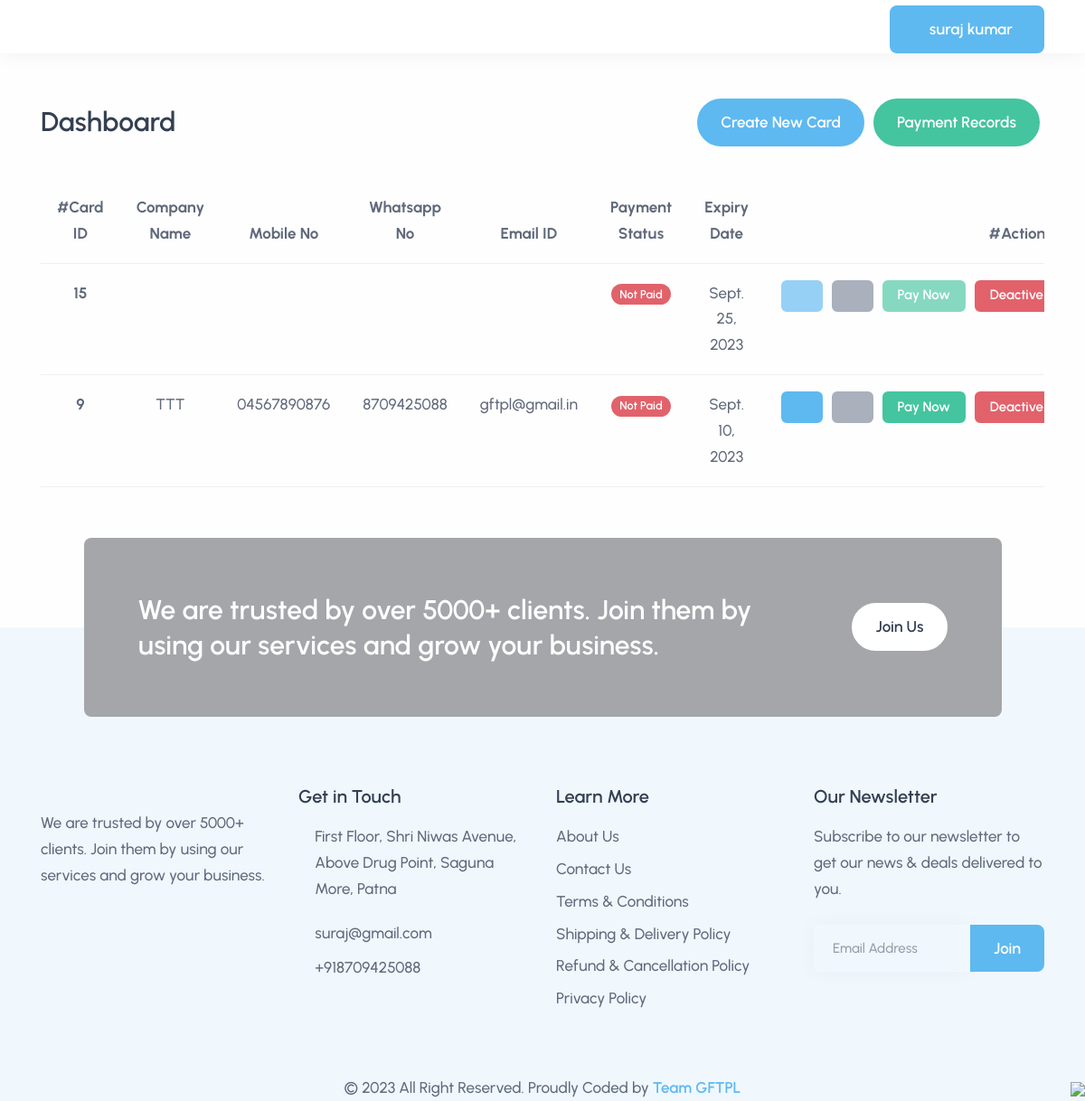
/dashboard (signed in), run on the app's committed database.
### Accounts/models.py (models this page shows)
class User(AbstractUser):
    CHOICE = (('Customer','Customer'),('Employee','Employee'),('Corporate','Corporate'),('Franchise','Franchise'))
    full_name = models.CharField(max_length=100,blank=True,null=True)
    user_type = models.CharField(max_length = 100 ,choices = CHOICE,null=True)
    card_access = models.BooleanField(default = False,null=True)
    def __str__(self):
        if not self.full_name:
            return self.username
        else:
            return self.full_name

### Cards/models.py (models this page shows, shortened)
class Cards(models.Model):
    user = models.ForeignKey(User,on_delete = models.PROTECT)
    slug = models.SlugField(null=True,blank=True,unique= True)
    payment_status = models.BooleanField(default = False)
    is_active = models.BooleanField(default = False,null=True)
    views = models.IntegerField(default = 0)
    expiry_date = models.DateField(null=True,blank= True)
    is_expire = models.BooleanField(default = False,null=True)
    currency = models.CharField(max_length = 50 ,null=True)
    is_delete =  models.BooleanField(default = False,null=True)
    active_deactive = models.BooleanField(default = True,null=True)
    def get_basicInfo(self):
        obj = ComInfo.objects.filter(card_id = self.id).last()
        return obj

class ComInfo(models.Model):
    card_id = models.ForeignKey(Cards,on_delete = models.PROTECT)
    company_name = models.CharField(max_length=100,null=True)
    name = models.CharField(max_length=100,null=True)
    designation=models.CharField(max_length=100,blank=True,null=True)
    contact_number_1 = models.CharField(max_length=50,null=True)
    contact_number_2 = models.CharField(max_length=50,blank=True,null=True)
    whatsapp_number_1 = models.CharField(max_length=50,blank=True,null=True)
    whatsapp_number_2 = models.CharField(max_length=50, blank=True,null=True)
    landline_number = models.CharField(max_length=50,blank=True,null=True)
    email = models.EmailField(null=True)
    website_url=models.CharField(max_length = 800,blank=True,null=True)
    google_map_link = models.CharField(max_length = 600,null = True,blank=True)
    profile_picture = models.ImageField(upload_to=rename_file,null=True)
    logo = models.ImageField(upload_to=rename_file,null=True)
    city=models.CharField(max_length=100,null=True)
    state=models.CharField(max_length=100,null=True)
    country = models.CharField(max_length=50,null=True)
    address=models.TextField(null=True,blank=True)

### config/models.py (models this page shows)
class Footer(models.Model):
    phone_no = models.CharField(max_length = 20)
    whatsapp_no = models.CharField(max_length = 20,null=True)
    email = models.EmailField()
    address = models.TextField()
    twitter_link = models.URLField(blank = True)
    facebook_link = models.URLField(blank = True)
    instagram_link = models.URLField(blank = True)
    youtube_link = models.URLField(blank = True)
    image=models.ImageField(upload_to="rename__file")
    joinus_description = models.TextField(null=True,blank = True)
    footer_description = models.TextField(null=True,blank = True)

### Cards/views.py (the view)
# urls.py: path('dashboard', views.MyDashboard, name='mycard'),
@login_required
def MyDashboard(request):
    card = Cards.objects.filter(user = request.user,is_delete = False).order_by('-id')
    ctx = {
        'card':card,
        'footer':Footer.objects.all().last(),
        'websitelogo': WebSiteLogo.objects.all().last()
    }
    return render(request,'cards/dashboard.html',ctx)

### templates/cards/dashboard.html (shortened to what this page needs)
{% load static %}
<!DOCTYPE html>
<html lang="en">
<head>
  <link rel="stylesheet" href="{% static 'assets/css/plugins.css' %}">
  <link rel="stylesheet" href="{% static 'assets/css/style.css' %}">
  <link rel="stylesheet" href="{% static 'assets/css/colors/sky.css' %}">
  <link rel="preload" href="{% static 'assets/css/fonts/urbanist.css' %}" as="style" onload="this.rel='stylesheet'">
  <link rel="stylesheet" href="{% static 'assets/css/custom.css' %}">
  <link rel="stylesheet" href="{% static 'assets/css/template-css/template.css' %}">
  <link rel="stylesheet" href="{% static 'assets/icofont/icofont.min.css' %}">
  <link rel="stylesheet" href="https://cdnjs.cloudflare.com/ajax/libs/font-awesome/4.7.0/css/font-awesome.min.css">
</head>
<body>
  <div class="content-wrapper">
    <header class="wrapper bg-light">
      <nav class="navbar navbar-expand-lg classic transparent navbar-light" id="navbar-example2" style="box-shadow: 0 0 1.25rem rgba(30,34,40,.06);
        background: rgba(255,255,255,.97);">
        <div class="container flex-lg-row flex-nowrap align-items-center">
          <div class="navbar-brand w-100">
            <a href="/">
            </a>
          </div>
          <div class="navbar-other ms-lg-4">
            <ul class="navbar-nav flex-row align-items-center ms-auto">
              {% if user.is_authenticated %}
              <div class="dropdown">
                <button class="btn btn-primary dropdown-toggle " type="button" data-bs-toggle="dropdown"
                  aria-expanded="false">
                  <i class="uil uil-user mr-2"> </i>
                  &nbsp;{{ request.user }}
                </button>
              </div>
              {% endif %}
            </ul>
          </div>
        </div>
      </nav>
    </header>
    <section class="wrapper bg-light" id="home">
      <div class="container pt-8 pt-md-10 pb-4 pb-md-5 text-center">
        <div class="row gx-lg-8 gx-xl-12 gy-10 gy-xl-0 mb-14 align-items-center">
          <h2 class="text-start card-heading">Dashboard
            <div class="mt-2 mt-sm-0">
              <a href="{% url 'payment_records' %}"
                class="btn btn-success rounded-pill mx-1 mb-2 mb-md-0 float-end">Payment Records</a>
              <a href="{% url 'create_card' %}" class="btn btn-primary rounded-pill mx-1 mb-2 mb-md-0 float-end">Create
                New Card</a>
            </div>
          </h2>
          <div class="col-sm-12 table-card mt-5 mb-4">
            <div class="table-responsive">
              <table class="table table-hover">
                <thead>
                  <tr>
                    <th scope="col">#Card ID</th>
                    <th scope="col">Company Name</th>
                    <th scope="col">Mobile No</th>
                    <th scope="col">Whatsapp No</th>
                    <th scope="col">Email ID</th>
                    <th scope="col">Payment Status</th>
                    <th scope="col">Expiry Date</th>
                    <th scope="col">#Action</th>
                  </tr>
                </thead>
                <tbody>
                  {% for obj in card %}
                  <tr>
                    <th scope="row">{{obj.id}}</th>
                    <td>{{obj.get_basicInfo.company_name}}</td>
                    <td>{{obj.get_basicInfo.contact_number_1}}</td>
                    <td>{{obj.get_basicInfo.whatsapp_number_1}}</td>
                    <td>{{obj.get_basicInfo.email}}</td>
                    <td>
                      {% if obj.payment_status is True %}
                      <span class="badge bg-success rounded-pill">Paid</span>
                      {% else %}
                      <span class="badge bg-red rounded-pill">Not Paid</span>
                      {% endif %}
                    </td>
                    <td>{{ obj.expiry_date }}</td>
                    <td>
                      <div class="d-flex buttons-div">
                        {% if obj.slug and obj.active_deactive is True %}
                        <a href="{% url 'card_template_view' obj.slug  %}" target="_blank"
                          class="btn btn-sky rounded-pill me-2">
                          <i class="uil uil-eye"></i>
                        </a>
                        {% else %}
                        <a href="" class="btn btn-sky rounded-pill me-2 disabled">
                          <i class="uil uil-eye"></i>
                        </a>
                        {% endif %}
                        <a href="{% url 'add_company_info' obj.id %}" class="btn btn-secondary rounded-pill me-2">
                          <i class="uil uil-pen"></i>
                        </a>
                        {% if obj.is_expire is True or obj.payment_status is False %}
                        {% if obj.get_basicInfo %}
                        <a href="{% url 'card_pricing' obj.id %}" class="btn btn-green rounded-pill me-2">Pay Now</a>
                        {% else %}
                        <a href="" class="btn btn-green rounded-pill disabled me-2">Pay Now</a>
                        {% endif %}
                        {% else %}
                        <a href="" class="btn btn-green rounded-pill disabled me-2">Paid</a>
                        {% endif %}
                        {% if obj.active_deactive is True %}
                        <button class="btn btn-danger rounded-pill mb-3 me-2" data-bs-toggle="modal"
                          data-bs-target="#activedeactiveModal{{obj.id}}">
                          <span>Deactive</span>
                        </button>
                        {% else %}
                        <button class="btn btn-primary rounded-pill mb-3 me-2" data-bs-toggle="modal"
                          data-bs-target="#activedeactiveModal{{obj.id}}">
                          <span>Active</span>
                        </button>
                        {% endif %}
                        {% endfor %}
                </tbody>
              </table>
            </div>
          </div>
        </div>
      </div>
    </section>
  </div>
  <footer class="bg-soft-primary">
    <div class="container">
      <div class="row">
        {% if footer %}
        <div class="col-xl-11 col-xxl-10 mx-auto">
          <div class="card image-wrapper bg-full bg-image bg-overlay bg-overlay-400 mt-n50p mb-n5"
            data-image-src="{{ footer.image.url }}">
            <div
              class="card-body p-6 p-md-11 d-lg-flex flex-row align-items-lg-center justify-content-md-between text-center text-lg-start">
              <h3 class="display-6 mb-6 mb-lg-0 pe-lg-15 pe-xxl-18 text-white">
                {{ footer.joinus_description }}
              </h3>
              <a href="#" class="btn btn-white rounded-pill mb-0 text-nowrap">Join Us</a>
            </div>
          </div>
          {% endif %}
        </div>
      </div>
    </div>
    <div class="container pb-12 ">
      <div class="row gy-6 gy-lg-0">
        <div class="col-md-4 col-lg-3">
          <div class="widget">
            <p>{{footer.footer_description}}</p>
            <nav class="nav social">
              <a href="{{ footer.twitter_link }}" target="_blank"><i class="uil uil-twitter"></i></a>
              <a href="{{ footer.facebook_link }}" target="_blank"><i class="uil uil-facebook-f"></i></a>
              <a href="{{ footer.instagram_link }}" target="_blank"><i class="uil uil-instagram"></i></a>
              <a href="{{ footer.youtube_link }}" target="_blank"><i class="uil uil-youtube"></i></a>
            </nav>
          </div>
        </div>
        <div class="col-md-4 col-lg-3">
          <div class="widget">
            <h4 class="widget-title mb-3">Get in Touch</h4>
            <div class="d-flex pe-2">
              <i class="uil uil-map-marker me-1"></i>
              <address class="">{{footer.address}}</address>
            </div>
            <div class="d-flex mb-2">
              <i class="uil uil-envelope-alt me-1"></i>
              <a href="mailto:{{footer.email}}" style="color: #60697b;">{{footer.email}}</a>
            </div>
            <div class="d-flex mb-2">
              <i class="uil uil-phone-alt me-1"></i>
              <a href="tel:{{footer.phone_no}}" style="color: #60697b;" class="mb-0">{{footer.phone_no}}</a>
            </div>
          </div>
        </div>
        <div class="col-md-4 col-lg-3">
          <div class="widget">
            <h4 class="widget-title mb-3">Learn More</h4>
            <ul class="list-unstyled  mb-0">
              <li><a href="{% url 'about_us' %}" style="color: #60697b;">About Us</a></li>
              <li><a href="{% url 'contact_us' %}" style="color: #60697b;">Contact Us</a></li>
              <li><a href="{% url 'static_page' 'Terms-&-Conditions' %}" target="_blank" style="color: #60697b;">Terms &
                  Conditions</a></li>
              <li><a href="{% url 'static_page' 'Shipping-&-Delivery-Policy' %}" target="_blank"
                  style="color: #60697b;">Shipping & Delivery Policy</a></li>
              <li><a href="{% url 'static_page' 'Refund-&-Cancellation-Policy' %}" target="_blank"
                  style="color: #60697b;">Refund & Cancellation Policy</a></li>
              <li><a href="{% url 'static_page' 'Privacy-Policy' %}" target="_blank" style="color: #60697b;">Privacy
                  Policy</a></li>
            </ul>
          </div>
        </div>
        <div class="col-md-12 col-lg-3">
          <div class="widget">
            <h4 class="widget-title mb-3">Our Newsletter</h4>
            <p class="mb-5">Subscribe to our newsletter to get our news & deals delivered to you.</p>
            <div class="newsletter-wrapper">
              <div id="mc_embed_signup2">
                <form action="{% url 'subscribe' %}" method="post" id="subscribe_form1"
                  name="mc-embedded-subscribe-form" class="validate dark-fields" target="_blank" novalidate>
                  <div id="mc_embed_signup_scroll2">
                    <div class="mc-field-group input-group form-floating">
                      <input type="email" value="" required name="email" class="required email form-control"
                        placeholder="Email Address" id="mce-EMAIL2">
                      <input type="submit" value="Join" class="btn btn-primary">
                    </div>
                  </div>
                </form>
              </div>
            </div>
          </div>
        </div>
      </div>
    </div>
    <div class="container lower-footer">
      <div class="text-center">
        <p class="mb-0">© 2023 All Right Reserved. Proudly Coded by <a href="https://gftpl.in/" target="_blank"
            style="font-weight: 600;">Team GFTPL</a></p>
      </div>
    </div>
  </footer>
  <div _ngcontent-ipa-c1="" class="chat_btn">
    <a _ngcontent-ipa-c1="" class="static_link" href="https://wa.me/{{footer.whatsapp_no}}" target="_blank"
      tooltip="Message Us">
      <img _ngcontent-ipa-c1="" class="width_160" src="{% static 'assets/img/we_r_here.png' %}">
    </a>
  </div>
</body>
</html>

### data on the page
User: user "suraj kumar"
Cards: id "15", payment_status "Not Paid", expiry_date "Sept. 25, 2023", is_expire "Pay Now"
Cards: id "9", get_basicInfo.company_name "TTT", get_basicInfo.contact_number_1 "04567890876", get_basicInfo.whatsapp_number_1 "8709425088", get_basicInfo.email "gftpl@gmail.in", payment_status "Not Paid", expiry_date "Sept. 10, 2023", active_deactive True (drawn), is_expire "Pay Now"
Footer: joinus_description "We are trusted by over 5000+ clients. Join them by using our services and grow your business.", footer_description "We are trusted by over 5000+ clients. Join them by using our services and grow your business.", address "First Floor, Shri Niwas Avenue, Above Drug Point, Saguna More, Patna", email "suraj@gmail.com", phone_no "+918709425088"
